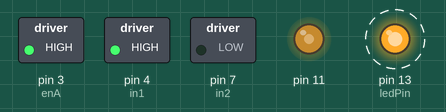
This sketch was run on a simulated Arduino Uno, built with avr-gcc and run on an emulated ATmega328P. Shown: switched loads named in the sketch (green lamp = pin HIGH), output pins drawn as LEDs (lit = HIGH). Dashed ring = blinking.

Above: at 0.05 s.
Timing chart, 0 to 3.0 s (numbered marks = the images above):
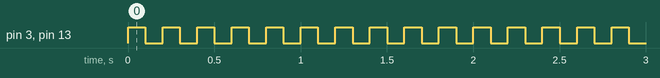

Measured:
- by itself, pin 3 (enA), pin 13 (ledPin): alternates HIGH for 0.10 s and LOW for 0.10 s

The sketch:

arduino125khz_fastPWM.ino
```cpp
#include <FastPwmPin.h>

// Pin konfigurasi untuk L298N
const int enA = 3; // Enable pin A, bisa menggunakan pin PWM
const int in1 = 4; // Input pin 1
const int in2 = 7; // Input pin 2

// Pin untuk LED Built-in
const int ledPin = LED_BUILTIN; // Pin untuk LED built-in

void setup() {
  // Atur pin sebagai output
  pinMode(enA, OUTPUT);
  pinMode(in1, OUTPUT);
  pinMode(in2, OUTPUT);
  pinMode(ledPin, OUTPUT);

  // Inisialisasi Fast PWM pada pin 11
  FastPwmPin::enablePwmPin(11, 500000L, 50);

  // Atur arah motor
  digitalWrite(in1, HIGH); // Motor maju
  digitalWrite(in2, LOW);  // Motor maju
}

void loop() {
  // Nyalakan LED
  digitalWrite(ledPin, HIGH);
  // Kirim sinyal PWM ke motor (duty cycle 50%)
  analogWrite(enA, 128); // Nilai 128 menghasilkan duty cycle 50% pada pin PWM (0-255)
  delay(100); // Tunggu 100ms

  // Matikan LED
  digitalWrite(ledPin, LOW);
  // Matikan motor
  analogWrite(enA, 0); // Matikan sinyal PWM
  delay(100); // Tunggu 100ms
}
```
